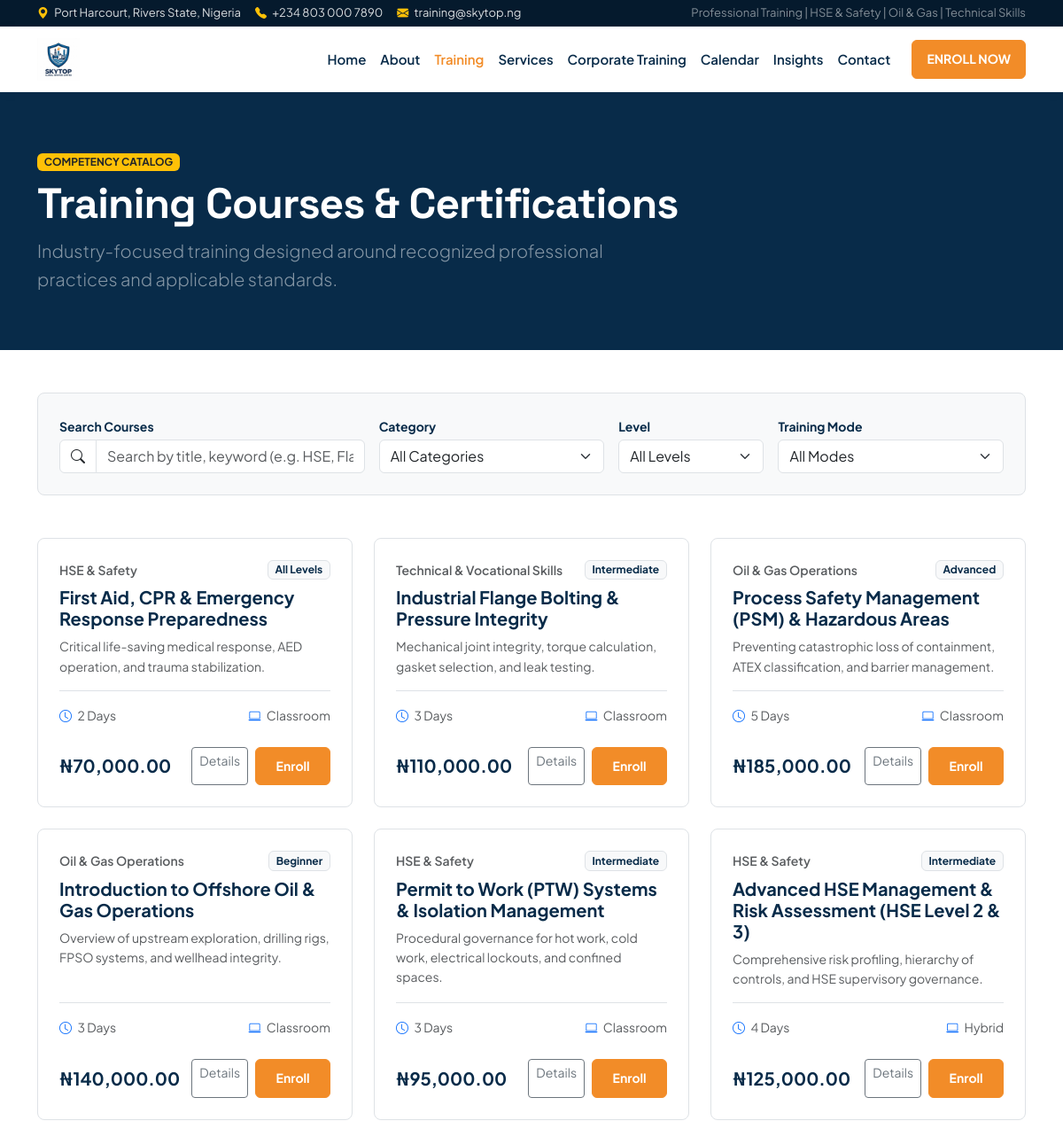
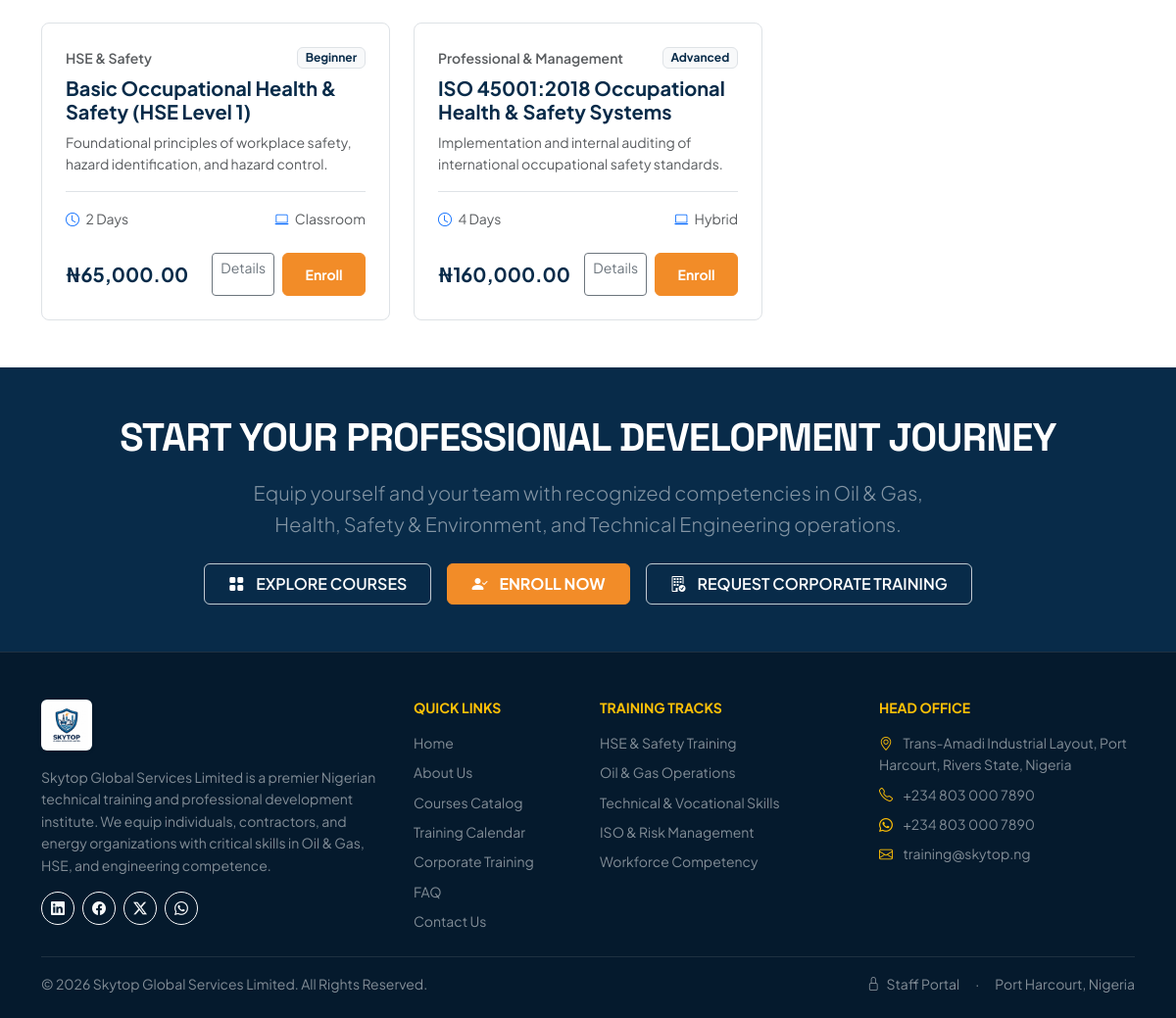
/courses.php, run on the app's committed database (2 pictures, top to bottom).
### tables this page shows
CREATE TABLE courses (
    id INT AUTO_INCREMENT PRIMARY KEY,
    category_id INT NOT NULL,
    title VARCHAR(200) NOT NULL,
    slug VARCHAR(220) NOT NULL UNIQUE,
    short_description TEXT NOT NULL,
    overview LONGTEXT NOT NULL,
    learning_outcomes TEXT NULL,
    target_audience TEXT NULL,
    level ENUM('Beginner', 'Intermediate', 'Advanced', 'All Levels') DEFAULT 'Beginner',
    duration VARCHAR(50) NOT NULL,  
    training_mode ENUM('Classroom', 'Online', 'Hybrid', 'Corporate On-site') DEFAULT 'Classroom',
    fee_ngn DECIMAL(12, 2) NOT NULL DEFAULT 0.00,
    featured_image VARCHAR(255) NULL,
    is_featured BOOLEAN DEFAULT FALSE,
    status ENUM('active', 'archived') DEFAULT 'active',
    created_at TIMESTAMP DEFAULT CURRENT_TIMESTAMP,
    updated_at TIMESTAMP DEFAULT CURRENT_TIMESTAMP ON UPDATE CURRENT_TIMESTAMP,
    CONSTRAINT fk_course_category FOREIGN KEY (category_id) REFERENCES course_categories(id) ON DELETE CASCADE
);

CREATE TABLE course_categories (
    id INT AUTO_INCREMENT PRIMARY KEY,
    name VARCHAR(100) NOT NULL,
    slug VARCHAR(120) NOT NULL UNIQUE,
    description TEXT NULL,
    icon VARCHAR(60) DEFAULT 'bi-gear',
    sort_order INT DEFAULT 0,
    status ENUM('active', 'inactive') DEFAULT 'active',
    created_at TIMESTAMP DEFAULT CURRENT_TIMESTAMP
);

### includes/functions.php (called while the page is built, shortened)
<?php
function sanitize_input(?string $data): string {
    return htmlspecialchars(trim($data), ENT_QUOTES, 'UTF-8');
}
function format_currency(float $amount): string {
    return '₦' . number_format($amount, 2);
}

### models/Course.php (called while the page is built, shortened)
<?php
class Course {
    public static function getAll(string $categorySlug = '', string $search = '', string $level = '', string $mode = ''): array {
        $db = Database::getConnection();
        $query = "SELECT c.*, cat.name AS category_name, cat.slug AS category_slug
                  FROM courses c
                  JOIN course_categories cat ON c.category_id = cat.id
                  WHERE c.status = 'active'";
        $params = [];
        $query .= " ORDER BY c.is_featured DESC, c.id DESC";
        $stmt = $db->prepare($query);
        $stmt->execute($params);
        return $stmt->fetchAll();
    }
    public static function getCategories(): array {
        $db = Database::getConnection();
        $stmt = $db->query("SELECT * FROM course_categories WHERE status = 'active' ORDER BY sort_order ASC");
        return $stmt->fetchAll();
    }
}

### controllers/CourseController.php (called while the page is built, shortened)
<?php
require_once __DIR__ . '/../models/Course.php';
require_once __DIR__ . '/../includes/functions.php';
class CourseController {
    public function index() {
        $category = sanitize_input($_GET['category'] ?? '');
        $search = sanitize_input($_GET['search'] ?? '');
        $level = sanitize_input($_GET['level'] ?? '');
        $mode = sanitize_input($_GET['mode'] ?? '');
        $courses = Course::getAll($category, $search, $level, $mode);
        $categories = Course::getCategories();
        return [
            'courses' => $courses,
            'categories' => $categories,
            'active_category' => $category,
            'search' => $search,
            'level' => $level,
            'mode' => $mode
        ];
    }
}

### courses.php (the view, shortened to what this page needs)
<?php
require_once __DIR__ . '/includes/header.php';
require_once __DIR__ . '/includes/navbar.php';
require_once __DIR__ . '/controllers/CourseController.php';
$controller = new CourseController();
$data = $controller->index();
$courses = $data['courses'];
?>
<div class="bg-navy text-white py-5">
    <div class="container py-3">
        <span class="badge bg-warning text-dark fw-bold mb-2 text-uppercase">Competency Catalog</span>
        <h1 class="fw-bold display-5 mb-2">Training Courses & Certifications</h1>
        <p class="lead text-white-50 mb-0" style="max-width: 700px;">
            Industry-focused training designed around recognized professional practices and applicable standards.
        </p>
    </div>
</div>
<div class="container py-5">
    <div class="bg-light p-4 rounded-3 border mb-5">
        <div class="row g-3 align-items-center">
            <div class="col-lg-4">
                <label class="form-label small fw-bold text-navy mb-1">Search Courses</label>
                <div class="input-group">
                    <span class="input-group-text bg-white"><i class="bi bi-search"></i></span>
                    <input type="text" id="courseSearchInput" class="form-control" placeholder="Search by title, keyword (e.g. HSE, Flange)..." value="<?= htmlspecialchars($data['search']) ?>">
                </div>
            </div>
            <div class="col-sm-6 col-lg-3">
                <label class="form-label small fw-bold text-navy mb-1">Category</label>
                <select id="categoryFilterSelect" class="form-select">
                    <option value="all">All Categories</option>
                </select>
            </div>
            <div class="col-sm-6 col-lg-2">
                <label class="form-label small fw-bold text-navy mb-1">Level</label>
                <select id="levelFilterSelect" class="form-select">
                    <option value="all">All Levels</option>
                </select>
            </div>
            <div class="col-sm-6 col-lg-3">
                <label class="form-label small fw-bold text-navy mb-1">Training Mode</label>
                <select id="modeFilterSelect" class="form-select">
                    <option value="all">All Modes</option>
                </select>
            </div>
        </div>
    </div>
    <div class="row g-4" id="coursesGridContainer">
        <?php foreach ($courses as $c): ?>
        <div class="col-md-6 col-lg-4 course-card-item"
             data-title="<?= htmlspecialchars($c['title']) ?>"
             data-desc="<?= htmlspecialchars($c['short_description']) ?>"
             data-category="<?= htmlspecialchars($c['category_slug']) ?>"
             data-category-name="<?= htmlspecialchars($c['category_name']) ?>"
             data-level="<?= htmlspecialchars($c['level']) ?>"
             data-mode="<?= htmlspecialchars($c['training_mode']) ?>">
            <div class="card h-100 skytop-card border overflow-hidden">
                <div class="card-body p-4 d-flex flex-column">
                    <div class="d-flex justify-content-between align-items-center mb-2">
                        <span class="text-muted small fw-semibold"><?= htmlspecialchars($c['category_name']) ?></span>
                        <span class="badge bg-light text-navy border fw-bold"><?= htmlspecialchars($c['level']) ?></span>
                    </div>
                    <h5 class="card-title fw-bold text-navy mb-2"><?= htmlspecialchars($c['title']) ?></h5>
                    <p class="card-text text-muted small flex-grow-1 mb-3">
                        <?= htmlspecialchars($c['short_description']) ?>
                    </p>
                    <div class="pt-3 border-top d-flex justify-content-between align-items-center text-muted small mb-3">
                        <span><i class="bi bi-clock me-1 text-primary"></i> <?= htmlspecialchars($c['duration']) ?></span>
                        <span><i class="bi bi-laptop me-1 text-primary"></i> <?= htmlspecialchars($c['training_mode']) ?></span>
                    </div>
                    <div class="d-flex justify-content-between align-items-center pt-2">
                        <span class="fs-5 fw-bold text-navy"><?= format_currency($c['fee_ngn']) ?></span>
                        <div class="d-flex gap-2">
                            <a href="<?= SITE_URL ?>/course-details.php?id=<?= $c['id'] ?>" class="btn btn-sm btn-outline-secondary">Details</a>
                            <a href="<?= SITE_URL ?>/register.php?course_id=<?= $c['id'] ?>" class="btn btn-sm btn-skytop-orange">Enroll</a>
                        </div>
                    </div>
                </div>
            </div>
        </div>
        <?php endforeach; ?>
    </div>
</div>
<?php require_once __DIR__ . '/includes/footer.php'; ?>

### assets/css/style.css (style rules this page uses)
:root { --skytop-navy: #082B49; --skytop-navy-dark: #051a2d; --skytop-blue: #0D5EA8; --skytop-orange: #F28C28; --skytop-orange-hover: #d9771a; --skytop-dark: #17212B; --skytop-light: #F5F7FA; --skytop-border: rgba(8, 43, 73, 0.08); }
body { font-family: 'Plus Jakarta Sans', -apple-system, BlinkMacSystemFont, 'Segoe UI', Roboto, sans-serif; color: var(--skytop-dark); background-color: #ffffff; line-height: 1.6; }
h1, h2, h3, h4, .font-heading { font-family: 'Space Grotesk', 'Plus Jakarta Sans', sans-serif; letter-spacing: -0.02em; }
.bg-navy { background-color: var(--skytop-navy) !important; }
.text-navy { color: var(--skytop-navy) !important; }
.btn-skytop-orange { background-color: var(--skytop-orange); color: #ffffff; font-weight: 700; border: 1px solid var(--skytop-orange); padding: 0.65rem 1.4rem; border-radius: 6px; transition: all 0.2s ease; display: inline-flex; align-items: center; justify-content: center; gap: 0.5rem; }
.skytop-card { background: #ffffff; border: 1px solid var(--skytop-border); border-radius: 8px; transition: transform 0.2s ease, box-shadow 0.2s ease; }

### data on the page
courses: category.name "HSE & Safety", level "All Levels", title "First Aid, CPR & Emergency Response Preparedness", short_description "Critical life-saving medical response, AED operation, and trauma stabilization.", duration "2 Days", training_mode "Classroom", fee_ngn "₦70,000.00"
courses: category.name "Technical & Vocational Skills", level "Intermediate", title "Industrial Flange Bolting & Pressure Integrity", short_description "Mechanical joint integrity, torque calculation, gasket selection, and leak testing.", duration "3 Days", training_mode "Classroom", fee_ngn "₦110,000.00"
courses: category.name "Oil & Gas Operations", level "Advanced", title "Process Safety Management (PSM) & Hazardous Areas", short_description "Preventing catastrophic loss of containment, ATEX classification, and barrier management.", duration "5 Days", training_mode "Classroom", fee_ngn "₦185,000.00"
courses: category.name "Oil & Gas Operations", level "Beginner", title "Introduction to Offshore Oil & Gas Operations", short_description "Overview of upstream exploration, drilling rigs, FPSO systems, and wellhead integrity.", duration "3 Days", training_mode "Classroom", fee_ngn "₦140,000.00"
courses: category.name "HSE & Safety", level "Intermediate", title "Permit to Work (PTW) Systems & Isolation Management", short_description "Procedural governance for hot work, cold work, electrical lockouts, and confined spaces.", duration "3 Days", training_mode "Classroom", fee_ngn "₦95,000.00"
courses: category.name "HSE & Safety", level "Intermediate", title "Advanced HSE Management & Risk Assessment (HSE Level 2 & 3)", short_description "Comprehensive risk profiling, hierarchy of controls, and HSE supervisory governance.", duration "4 Days", training_mode "Hybrid", fee_ngn "₦125,000.00"
courses: category.name "HSE & Safety", level "Beginner", title "Basic Occupational Health & Safety (HSE Level 1)", short_description "Foundational principles of workplace safety, hazard identification, and hazard control.", duration "2 Days", training_mode "Classroom", fee_ngn "₦65,000.00"
courses: category.name "Professional & Management", level "Advanced", title "ISO 45001:2018 Occupational Health & Safety Systems", short_description "Implementation and internal auditing of international occupational safety standards.", duration "4 Days", training_mode "Hybrid", fee_ngn "₦160,000.00"

### other printed values
SITE_PHONE "+234 803 000 7890"
ADMIN_EMAIL "training@skytop.ng"
SITE_WHATSAPP "+234 803 000 7890"
